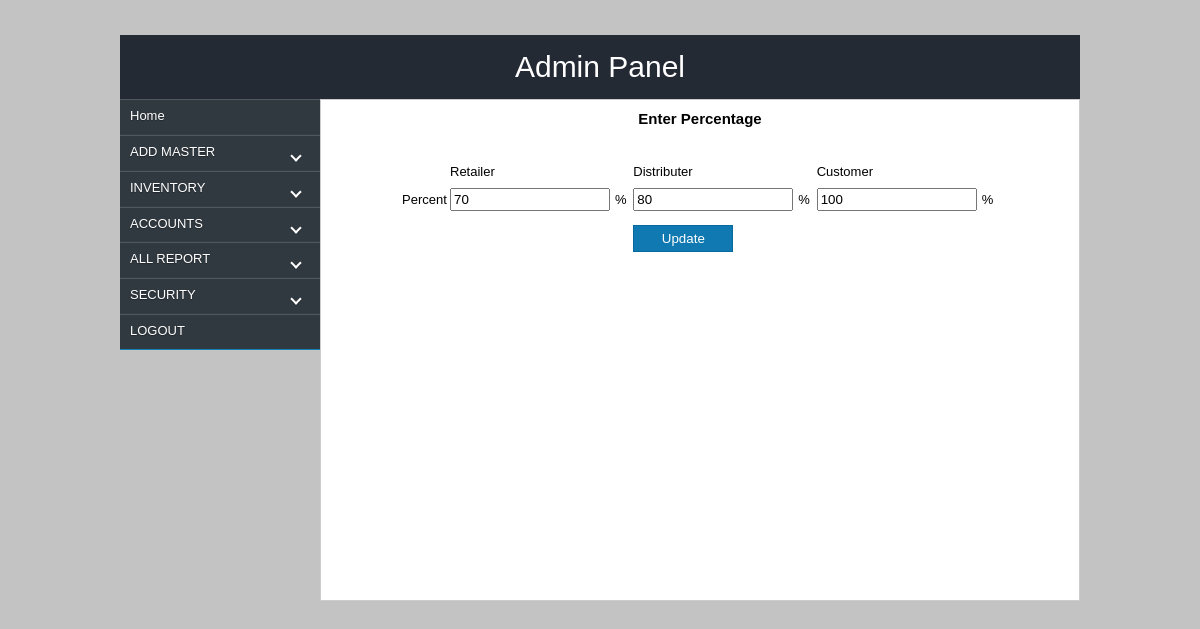
The app's page /admin/percentage.php (signed in) with its own data.
### tables this page shows
CREATE TABLE IF NOT EXISTS `percent` (
  `slno` int(10) NOT NULL AUTO_INCREMENT,
  `retailer` varchar(200) NOT NULL,
  `distributer` varchar(200) NOT NULL,
  `customer` varchar(200) NOT NULL,
  PRIMARY KEY (`slno`)
);

### admin/percentage.php (the view, shortened to what this page needs)
<?php
if(!$_SESSION['user'])
{
header("location:../index.php");
}
else
{
 ?>
<html>
<head>
<link href="css/style.css" rel="stylesheet"  type="text/css"/>
</head>
<body>
    <div id="wrapper">
       <div id="header">Admin Panel</div>
	   <div id="con">
         <div id="container" style="font-size: 10px;">
            <div id="lcontainer">
                <?php include_once('menu.php');?>
            </div>
            <div id="rcontainer" align="middle">
                <div class="content2">
				<h3>Enter Percentage</h3>
				</div>
				<div class="content3">
				    <form name="f" action="percent_action.php" method="post" enctype="multipart/form-data">
				    <table class="table" style="width:600px;">
					<tr>
					    <td>&nbsp;</td>
					    <td>Retailer</td>
					    <td>Distributer</td>
					    <td>Customer</td>
					</tr>
					<tr>
					 <?php
					 $fetch=mysql_query("select * from `percent`");
					 $res=mysql_fetch_array($fetch);
					 ?>
					 <td>Percent</td>
					 <td><input type="text" name="retailer_pcnt" id="retailer_pcent" value="<?php echo $res['retailer'];?>" onBlur="return numberonly(this.value)" class="text wdt"><span style="margin-left:5px;">%</span></td>
					 <td><input type="text" name="distributer_pcnt" id="distributer_pcnt" value="<?php echo $res['distributer'];?>" onBlur="return numberonly1(this.value)"  class="text wdt"><span  style="margin-left:5px;">%</span></td>
					 <td><input type="text" name="customer_pcnt" id="customer_pcnt" value="<?php echo $res['customer'];?>" onBlur="return numberonly2(this.value)"  class="text wdt"><span  style="margin-left:5px;">%</span></td>
					</tr>
					<tr>
					    <td>&nbsp;</td>
						<td>&nbsp;</td>
					    <td><input type="submit" name="submit" value="Update" class="btn" style="margin-top:10px;"/></td>
						<td>&nbsp;</td>
					</tr>
				    </table>
				    </form>
         </div>
        </div>
	</div>
    </div>
</body>
</html>
 <?php
 }
 ?>

### admin/css/style.css (style rules this page uses)
* { margin:0px; padding:0px; }
body { background:url('../image/yllw.jpg') no-repeat; background-size:100% 100%; background:#c3c3c3; }
#wrapper { width:960px;margin:0 auto; margin-top:35px; }
#header { width:930px; height:auto; padding:15px; background:rgba(255,255,255,0.5); text-align: center; font-family: fantasy; font-family:arial;font-size:30px; background:#333; color:#fff; background:#242a34; }
#con { width:100%; height:auto; float:left; margin-bottom:20px; }
#container { width:960px; margin:auto; background:#fff; }
#lcontainer { width:200px; float: left; height:auto; background:rgba(255,255,225,0.5); }
#rcontainer { width:758px; float:left; min-height:500px;height:auto; background:#fff; border:1px solid #ccc; }
.table { font-family:arial; font-size:13px; width:400px; height:0px; margin-top:20px; margin-bottom:10px; line-height:2; width:100%; }
h3 { font-family:arial; font-size:15px; width:300px; }
.text { padding:2px; }
.btn { width:60px; padding:2px; }

### admin/styles.css (style rules this page uses)
.content2 { width:90%; height:auto; float:left; font-family:arial; font-size:14px; margin-top:10px; margin-left:5%; }
.content3 { width:94%; height:auto; float:left; margin-top:10px; font-family:arial; margin-left:3%; }
.btn { width:100px; height:auto; float:left; padding:5px; background:#1079b1; border:none; color:#fff; text-align:center; font-family:Arial, Helvetica, sans-serif; border:1px solid #066a9f; }

### admin/percentage.php (style rules this page uses)
.wdt { width:160px; }

### records on screen
percent: retailer_pcnt "70", distributer_pcnt "80", customer_pcnt "100"
